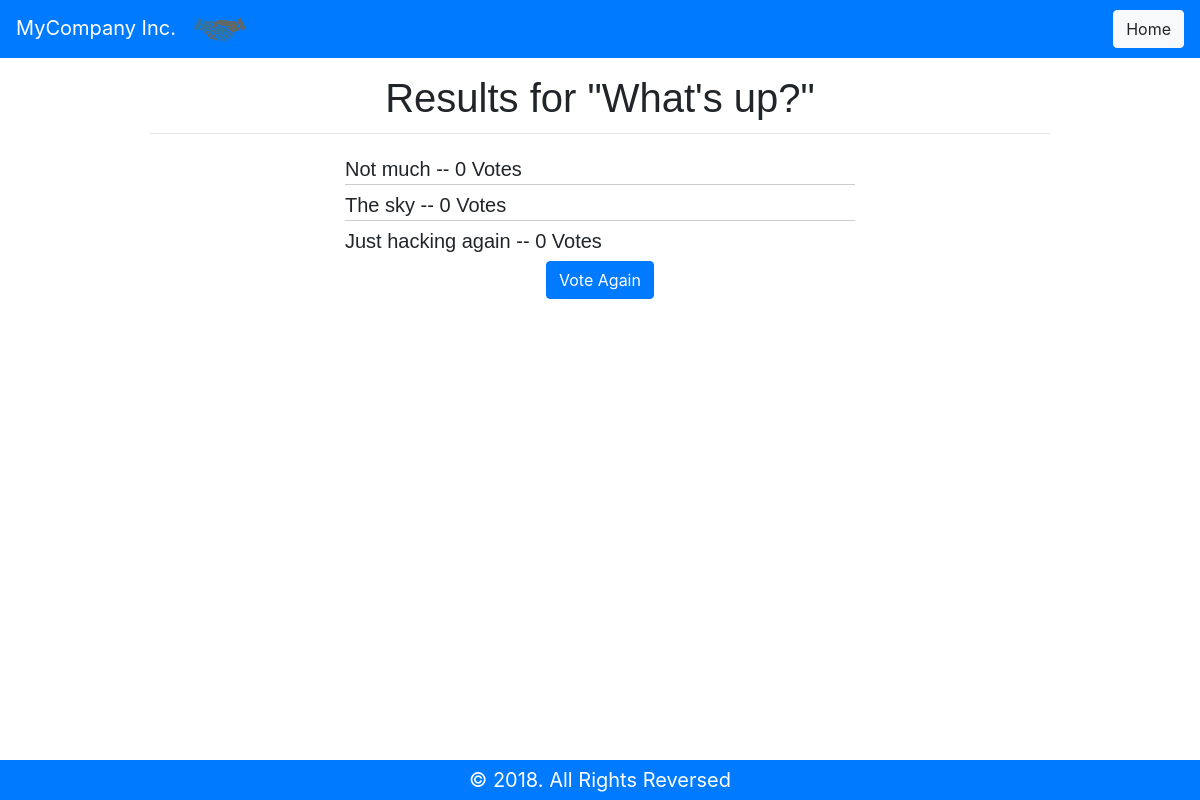
Before: /polls/1/results with the older database file.
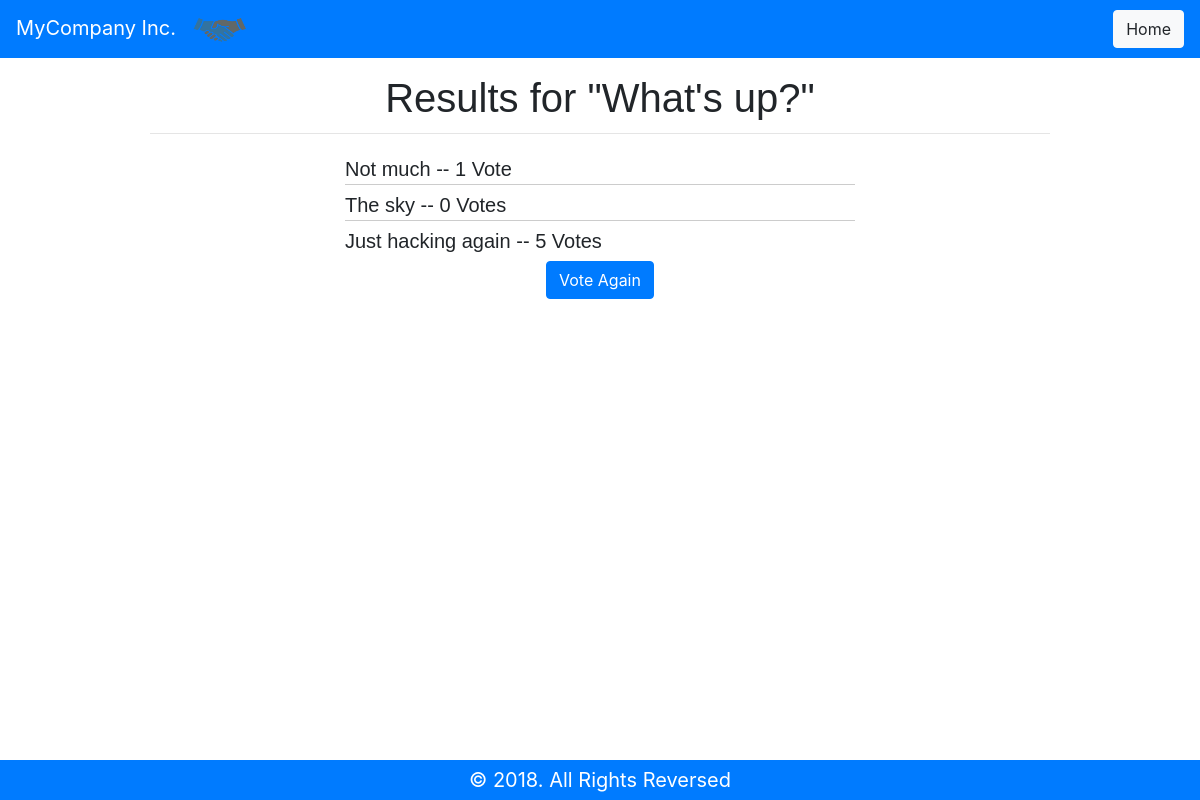
After: the same page with the newer database file.
### polls/models.py (models this page shows, shortened)
class Choice(models.Model):
    question = models.ForeignKey(Question, on_delete=models.CASCADE)
    choice_text = models.CharField(max_length=200)
    votes = models.IntegerField(default=0)

### polls/views.py (the view)
# urls.py: path('<question_id>/results', views.results, name='results'),
def results(request, question_id):
    question = get_object_or_404(Question, pk=question_id)
    return render(request, 'polls/results.html', {'question': question})

### polls/templates/polls/results.html
{% extends 'polls/base.html' %}
{% block main_content%}
<div class="contatiner-fluid"><h1> Results for "{{question.question_text}}"</h1><hr class="q1"></div>
<div class="contatiner-fluid div">
  <ul>
    {% for choice in question.choice_set.all %}
      <li>{{choice.choice_text}} -- {{choice.votes}} Vote{{ choice.votes|pluralize}}</li>
    {% endfor %}
  </ul>
  <form action = "{%url 'detail' question.id %}" style="text-align:center;">
    <input type="submit" value="Vote Again" class="btn btn-primary">
  </form>
</div>
{% endblock %}

Changed rows visible on the page:
changed Choice "Not much": votes "0" → "1"
changed Choice "Just hacking again": votes "0" → "5"
